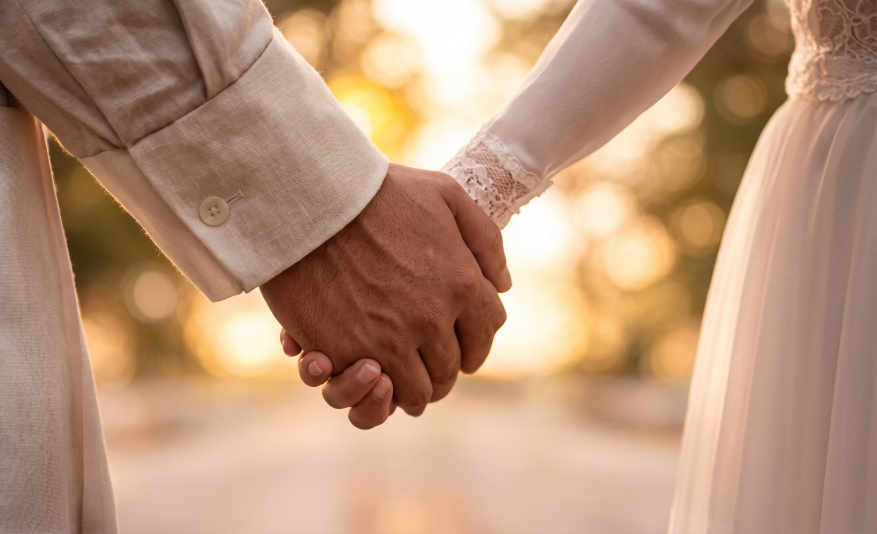
#> input picture الزواج المدني.jpg, 2630 x 1600 px, found by its file name (shown at 1/3 size)
$ python process-assets.py '../الزواج المدني.jpg'
#> lines starting #> are read from the running program, lines starting #| are printed output that depends on the picture
"""Turn the client's source files (references/client) into web assets.

- Photos  -> responsive WebP (several widths) in src/assets/images/
- Logos   -> transparent WebP (light-on-dark and original) in src/assets/brand/
- Footer  -> skyline/horizon art strip

Run: python3 scripts/process-assets.py [--only=logos,footer,hero-desktop]
"""
from pathlib import Path

import numpy as np
from PIL import Image

ROOT = Path(__file__).resolve().parent.parent
SRC = ROOT / "references" / "client"
IMG = ROOT / "src" / "assets" / "images"
BRAND = ROOT / "src" / "assets" / "brand"
IMG.mkdir(parents=True, exist_ok=True)
BRAND.mkdir(parents=True, exist_ok=True)

PHOTOS = {
    # source file: (output name, widths, optional crop box as fractions l,t,r,b)
    "الزواج المدني.jpg": ("service-civil-marriage", (480, 800, 1200), None),
    "الطلاق و الانفصال.jpg": ("service-divorce", (480, 800, 1200), None),
    "الاطفال والحضانه.jpg": ("service-children-custody", (480, 800, 1200), None),
    "النفقه و المسائل الماليه .jpg": ("service-maintenance", (480, 800, 1200), None),
    "الميراث.jpg": ("service-inheritance", (480, 800, 1200), None),
    "الوصايا.jpg": ("service-wills", (480, 800, 1200), None),
    "الفضايه لادوليه.jpg": ("service-international", (480, 800, 1200), None),
    "الامارات والمدن.jpg": ("service-emirates", (480, 800, 1200, 2000), None),
    "ابو ظبي.jpg": ("city-abu-dhabi", (480, 800, 1200), None),
    "دبي.jpg": ("city-dubai", (480, 800, 1200), None),
    "الشارقه.jpg": ("city-sharjah", (480, 800, 1200), None),
    "slide mobil.png": ("hero-slide", (800, 1280, 1774), None),
    "slide dektop.png": ("hero-desktop", (1024, 1440, 1774), None),
    "صوره مركز المعرفه.jpg": ("knowledge-gavel", (480, 800, 1024), None),
    "about/Cinematic Executive Portrait in Warm Office.png": ("about-founder", (800, 1200, 1798), None),
    "about/Luxurious Conference Room with Skyline Views.png": ("about-approach", (800, 1400, 2170), None),
    "contact/Gemini_Generated_Image_7tdemg7tdemg7tde.jpg": ("contact-meeting", (1024, 1600, 2400), None),
    "contact/Gemini_Generated_Image_pcrd02pcrd02pcrd.jpg": ("contact-scales", (600, 900, 1300), None),
}


def save_widths(img: Image.Image, name: str, widths, quality=78):
    for w in widths:
        w = min(w, img.width)
        h = round(img.height * w / img.width)
        out = img.resize((w, h), Image.LANCZOS) if w != img.width else img
        out.save(IMG / f"{name}-{w}.webp", "WEBP", quality=quality, method=6)
        print(f"{name}-{w}.webp", out.size)


# [13 lines left out: function color_to_alpha, not called in this run]


_last_box = None


# [6 lines left out: function crop_to_content, not called in this run]


def crop_to_content_like(arr: np.ndarray, _ref) -> np.ndarray:
    t, b, l, r = _last_box
    return arr[t:b, l:r]


def to_image(rgba: np.ndarray) -> Image.Image:
    return Image.fromarray((rgba * 255).round().astype(np.uint8), "RGBA")


# [64 lines left out: functions logos, about_team, footer_art, not called in this run]


if __name__ == "__main__":
    import sys

    # Optional: --only=logos,footer,<photo output name>  (default: everything)
    only = next((a.split("=", 1)[1].split(",") for a in sys.argv if a.startswith("--only=")), None)
    if "--logos" in sys.argv:
        only = ["logos"]
    for file, (name, widths, _) in PHOTOS.items():
        if only is None or name in only:
            save_widths(Image.open(SRC / file).convert("RGB"), name, widths)
#> the loop in save_widths, `for w in widths:` made 3 passes
#> (w, h) on passes 1 to 3: (480, 292), (800, 487), (1200, 730)
#| service-civil-marriage-480.webp (480, 292)
#| service-civil-marriage-800.webp (800, 487)
#| service-civil-marriage-1200.webp (1200, 730)
#> pass 1, in save_widths, `out = img.resize((w, h), Image.LANCZOS) if w != img.width else img`:
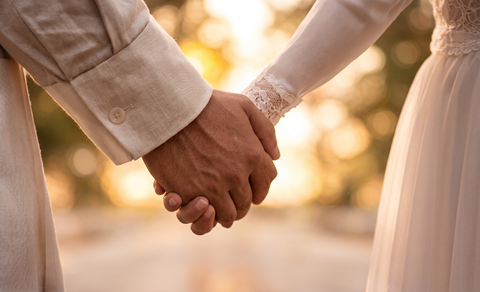
#> out: PIL image 480x292 RGB; mean R, G, B 184.3, 147.5, 120.2
#> pass 2 of the loop `for file, (name, widths, _) in PHOTOS.items():`:
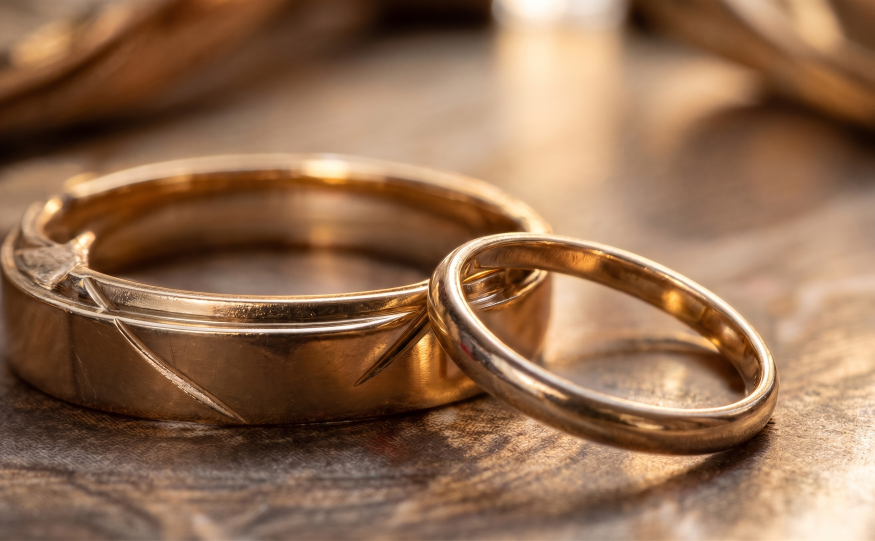
#> input picture الطلاق و الانفصال.jpg, 2624 x 1622 px, found by its file name (shown at 1/3 size)
#> the loop in save_widths (call 2), `for w in widths:` made 3 passes
#> (w, h) on passes 1 to 3: (480, 297), (800, 495), (1200, 742)
#> (printed output is left out)
#> pass 1, in save_widths (call 2), `out = img.resize((w, h), Image.LANCZOS) if w != img.width else img`:
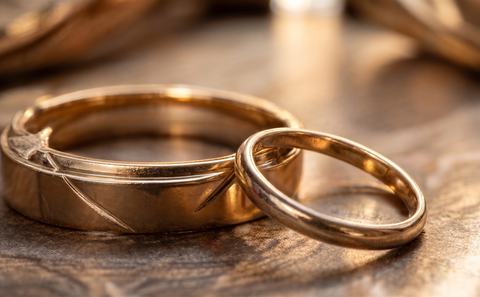
#> out: PIL image 480x297 RGB; mean R, G, B 145.4, 109.1, 81.3
#> pass 3 of the loop `for file, (name, widths, _) in PHOTOS.items():`:
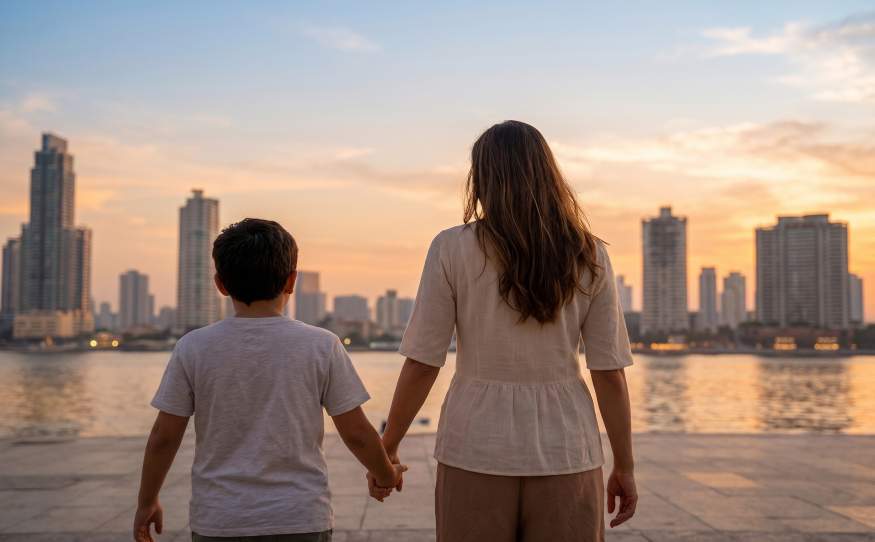
#> input picture الاطفال والحضانه.jpg, 2624 x 1624 px, found by its file name (shown at 1/3 size)
#> the loop in save_widths (call 3), `for w in widths:` made 3 passes
#> (w, h) on passes 1 to 3: (480, 297), (800, 495), (1200, 743)
#> (printed output is left out)
#> pass 1, in save_widths (call 3), `out = img.resize((w, h), Image.LANCZOS) if w != img.width else img`:
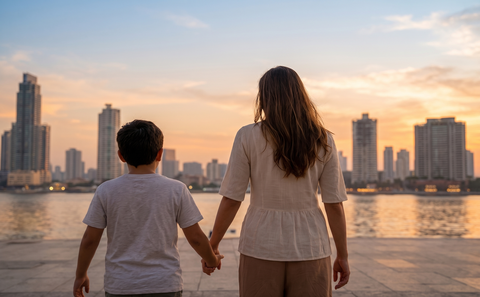
#> out: PIL image 480x297 RGB; mean R, G, B 160.9, 141.9, 131.3
#> (the run stopped early here; a loop or call above may not have finished)
